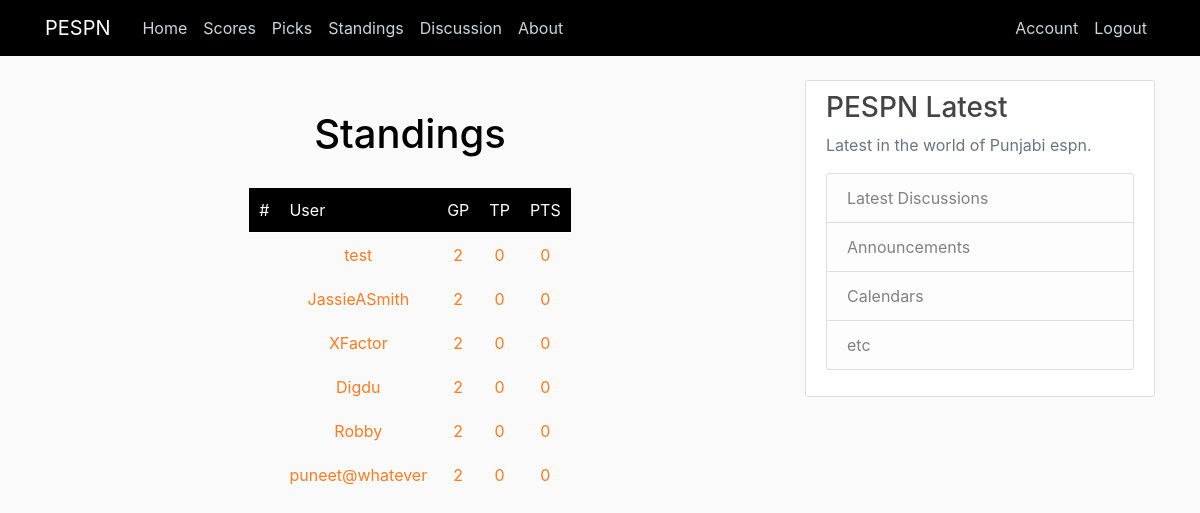
Screenshot of /standings (signed in) with the database file from the repository.
### pepsn/models.py (models this page shows)
class User(db.Model, UserMixin):
    id = db.Column(db.Integer, primary_key=True)
    username = db.Column(db.String(20), unique=True, nullable=False)
    email = db.Column(db.String(120), unique=True, nullable=False)
    image = db.Column(db.String(20), nullable=False, default='default.jpg')
    password = db.Column(db.String(60), nullable=False)
    posts = db.relationship('Post', backref='author', lazy=True)
    bets = db.relationship('Bets', backref='better', lazy=True)
    picks = db.relationship('Picks', backref='picker', lazy=True)
    comments = db.relationship('Comments', backref='commenter', lazy=True)
    def __repr__(self):
        return f"User('{self.username}, {self.email}, {self.image}')"

### pepsn/routes.py (the view)
@app.route("/standings")
def standings():
    users = User.query.all()
    print(users)
    return render_template('standings.html', title='Standings', users=users)

### pepsn/models.py (called while the page is built)
@login_manager.user_loader
def load_user(user_id):
    return User.query.get(int(user_id))

### pepsn/templates/standings.html
{% extends 'layouts.html' %}
{% block content %}
<div class="ptable">
  <h1 class="headin">Standings</h1>
					<table>
						<tr class="col">
							<th>#</th>
							<th>User</th>
							<th>GP</th>
							<th>TP</th>
							<th>PTS</th>
                        </tr>
                        {% for user in users %}
                            <tr class="pos">
                                <td></td>
                                <td>{{ user.username }}</td>
                                <td>2</td>
                                <td>0</td>
                                <td>0</td>
                            </tr>
                        {% endfor %}
					</table>
</div>
{% endblock content %}

### pepsn/static/main.css (style rules this page uses)
body { background: #fafafa; color: #333333; margin-top: 5rem; }
h1, h2, h3, h4, h5, h6 { color: #444444; }
.ptable table { margin: 30px auto; border-collapse: collapse; }
.ptable { margin: 0px 0% 30px 0%; }
th, td { padding: 10px; }
th { background-color: black; color: white; }
.headin { text-align: center; text-decoration: none; color: black; margin: 30px; display: block; }
.pos { text-align: center; }
.pos td { color: #ff7b21; }
table .col { border-bottom: 1px solid #FFFFFF; }

### rows the page displays
User: username "test"
User: username "JassieASmith"
User: username "XFactor"
User: username "Digdu"
User: username "Robby"
User: username "puneet@whatever"
